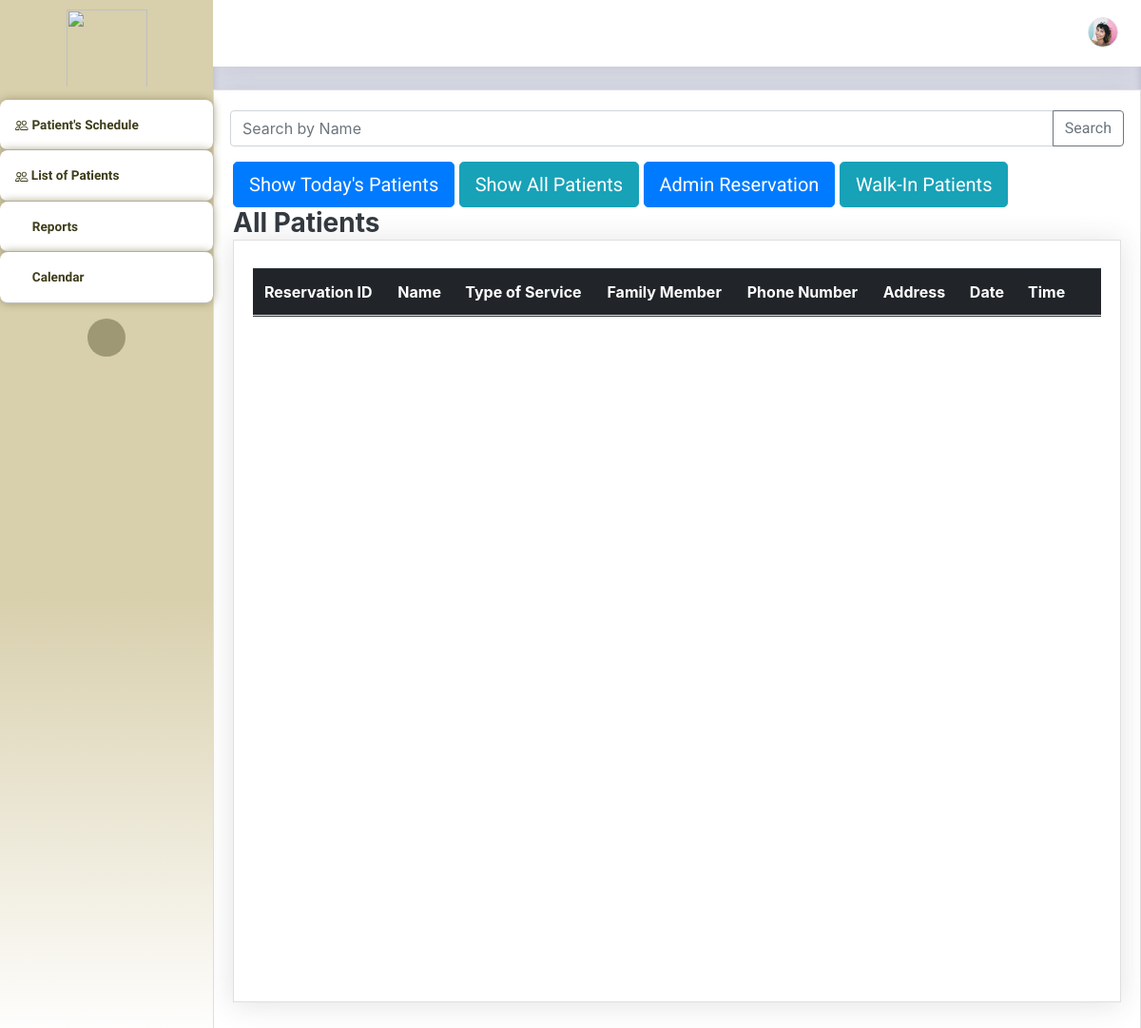
The app's page /Thesis1/Admin/receptionistUI.php, older data.
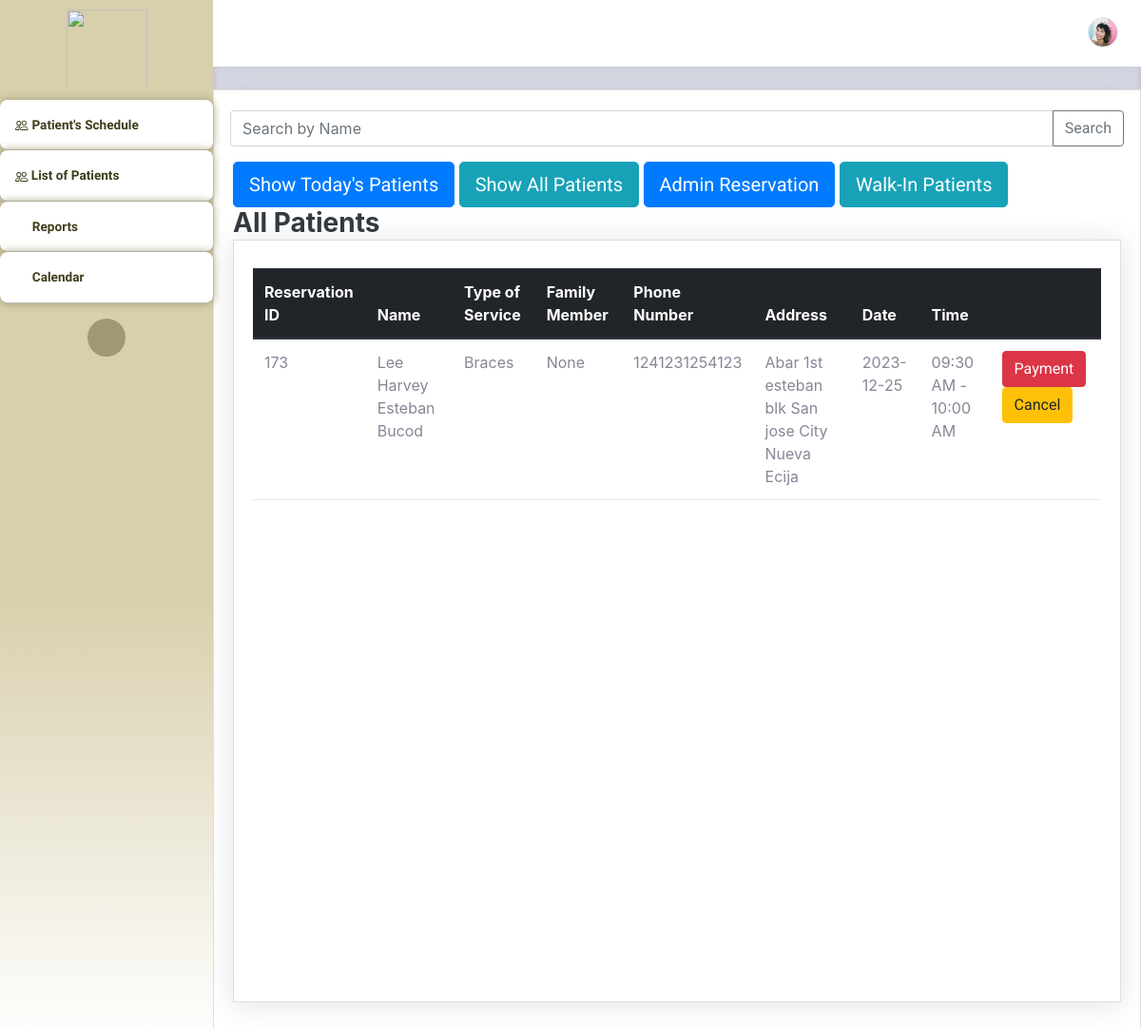
The same page, newer data.
### tables this page shows
CREATE TABLE `bookinglog` (
  `resID` int(11) NOT NULL,
  `userID` int(11) NOT NULL,
  `serviceName` varchar(255) NOT NULL,
  `date` date NOT NULL,
  `timeslot` varchar(255) NOT NULL,
  `remarks` varchar(255) NOT NULL,
  `admin_remarks` varchar(255) NOT NULL DEFAULT 'None',
  `walk_in_name` varchar(255) NOT NULL DEFAULT 'None',
  `status` varchar(255) NOT NULL,
  `FamMemberName` varchar(255) NOT NULL DEFAULT 'N/A',
  `confirmationHash` varchar(255) NOT NULL,
  `timestamp` timestamp NOT NULL DEFAULT current_timestamp() ON UPDATE current_timestamp(),
  `totalServicePay` int(11) NOT NULL
);

CREATE TABLE `patients_user` (
  `userID` int(11) NOT NULL,
  `Email` varchar(255) NOT NULL,
  `Name` varchar(255) NOT NULL,
  `Address` varchar(255) NOT NULL,
  `PhoneNumber` varchar(255) NOT NULL,
  `Password` varchar(55) NOT NULL,
  `Hash` varchar(255) NOT NULL,
  `Access` varchar(25) NOT NULL,
  `Active` int(11) NOT NULL DEFAULT 0,
  `profilePic` varchar(255) NOT NULL,
  `last_activity` timestamp NOT NULL DEFAULT current_timestamp() ON UPDATE current_timestamp(),
  `activation_timestamp` timestamp NOT NULL DEFAULT current_timestamp(),
  `ForgotPass` varchar(255) NOT NULL,
  `forgot_expiration` timestamp NULL DEFAULT NULL
);

### Thesis1/Admin/receptionistUI.php (the view, shortened to what the rows shown need)
<?php
$con = connection();
$todaysDate = date("Y-m-d");
$headerToday = ["Reservation ID", "Name", "Family Member", "Type of Service", "Phone Number", "Address", "Time"];
$headerAll = ["Reservation ID", "Name", "Type of Service", "Family Member", "Phone Number", "Address", "Date", "Time"];
$isToday = isset($_POST['btn-Patients-Today']);
$isAll = isset($_POST['btn-Patients-All']);
$isWalkInPatients = isset($_POST['btn-Walk-in-Patients']);
if(isset($_GET['resIDQR']))
{
    $qrID = $_GET['resIDQR'];
    $header = $headerToday;
    $pageTitle = "Today's Patients";
    $retrieveQuery = "SELECT bookinglog.resID, bookinglog.serviceName, patients_user.Name, bookinglog.date, patients_user.PhoneNumber, patients_user.Email, patients_user.Address, bookinglog.timeslot,bookinglog.admin_remarks, bookinglog.walk_in_name,bookinglog.FamMemberName
    FROM bookinglog
    INNER JOIN patients_user ON bookinglog.userID = patients_user.userID
    WHERE status = 'Pending' AND DATE(bookinglog.date) = '$todaysDate' AND resID = '$qrID'";
    $stmtCheckToday = "SELECT * from bookinglog where DATE(date) = '$todaysDate' and resID = '$qrID'";
    $exestmt = $con -> query($stmtCheckToday);
    $total = $exestmt -> num_rows;
    if($total <= 0)
    {
        echo '<div class="alert alert-danger" role="alert">
        No Reservation found!!
        </div>';
    }
}else{
    $header = $headerAll;
    $retrieveQuery = "SELECT bookinglog.resID, bookinglog.serviceName, patients_user.Name, bookinglog.date, patients_user.PhoneNumber, patients_user.Email, patients_user.Address, bookinglog.timeslot, bookinglog.admin_remarks, bookinglog.walk_in_name, bookinglog.FamMemberName
        FROM bookinglog
        INNER JOIN patients_user ON bookinglog.userID = patients_user.userID
        WHERE status = 'Pending' AND DATE(bookinglog.date) >= '$todaysDate' AND admin_remarks = 'None' AND walk_in_name = 'None'";
        $isAll = true;
}
if($isToday)
{
    $isAll = false;
    $header = $headerToday;
    $pageTitle = "Today's Patients";
    $retrieveQuery = "SELECT bookinglog.resID, bookinglog.serviceName, patients_user.Name, bookinglog.date, patients_user.PhoneNumber, patients_user.Email, patients_user.Address, bookinglog.timeslot,bookinglog.admin_remarks, bookinglog.walk_in_name,bookinglog.FamMemberName
            FROM bookinglog
            INNER JOIN patients_user ON bookinglog.userID = patients_user.userID
            WHERE status = 'Pending' AND DATE(bookinglog.date) = '$todaysDate'";
}
elseif ($isAll) {
    $header = $headerAll;
    $retrieveQuery = "SELECT bookinglog.resID, bookinglog.serviceName, patients_user.Name, bookinglog.date, patients_user.PhoneNumber, patients_user.Email, patients_user.Address, bookinglog.timeslot, bookinglog.admin_remarks, bookinglog.walk_in_name, bookinglog.FamMemberName
        FROM bookinglog
        INNER JOIN patients_user ON bookinglog.userID = patients_user.userID
        WHERE status = 'Pending' AND DATE(bookinglog.date) >= '$todaysDate' AND admin_remarks = 'None' AND walk_in_name = 'None'";
}
else {
}
?>
<!DOCTYPE html>
<html lang="en">
<head>
    <link rel="stylesheet" href="assets/bootstrap/css/bootstrap.min.css">
    <link rel="stylesheet" href="assets/fonts/fontawesome-all.min.css">
    <link rel="stylesheet" href="assets/css/aguilaraldo1_section_contact.css">
    <link rel="stylesheet" href="assets/css/Availability---Manage-availability-bookings-appointments_v1.css">
    <link rel="stylesheet" href="assets/css/Basic-Footer.css">
    <link rel="stylesheet" href="assets/css/Black-Navbar.css">
    <link rel="stylesheet" href="https://cdn.jsdelivr.net/npm/bootstrap@4.0.0/dist/css/bootstrap.min.css">
    <link rel="stylesheet" href="assets/css/Block-Responsive-Item-List.css">
    <link rel="stylesheet" href="assets/css/Bootstrap-Calendar.css">
    <link rel="stylesheet" href="assets/css/carousel-circulo.css">
    <link rel="stylesheet" href="assets/css/Carousel-Hero-1.css">
    <link rel="stylesheet" href="assets/css/Carousel-Hero.css">
    <link rel="stylesheet" href="assets/css/Diagonal-div-section.css">
    <link rel="stylesheet" href="assets/css/Feature-Section-MD.css">
    <link rel="stylesheet" href="https://djpsoftwarecdn.azureedge.net/availabilitycss-v1/availability.min.css">
    <link rel="stylesheet" href="assets/css/Login-Form-Basic-icons.css">
    <link rel="stylesheet" href="assets/css/Ultimate-Event-Calendar.css">
    <link rel="stylesheet" href="assets/bootstrap/css/bootstrap.min.css">
    <link rel="stylesheet" href="assets/fonts/fontawesome-all.min.css">
    <link rel="stylesheet" href="assets/fonts/ionicons.min.css">
    <link rel="stylesheet" href="assets/css/aguilaraldo1_section_contact.css">
    <link rel="stylesheet" href="assets/css/Availability---Manage-availability-bookings-appointments_v1.css">
    <link rel="stylesheet" href="assets/css/Basic-Footer.css">
    <link rel="stylesheet" href="assets/css/Black-Navbar.css">
    <link rel="stylesheet" href="assets/css/Block-Responsive-Item-List.css">
    <link rel="stylesheet" href="assets/css/Bootstrap-Calendar.css">
    <link rel="stylesheet" href="assets/css/carousel-circulo.css">
    <link rel="stylesheet" href="assets/css/Carousel-Hero-1.css">
    <link rel="stylesheet" href="assets/css/Carousel-Hero.css">
    <link rel="stylesheet" href="assets/css/Diagonal-div-section.css">
    <link rel = "stylesheet" href = "https://cdn.jsdelivr.net/npm/bootstrap@4.0.0/dist/css/bootstrap.min.css">
    <link rel="stylesheet" href="assets/css/Feature-Section-MD.css">
    <link rel="stylesheet" href="https://djpsoftwarecdn.azureedge.net/availabilitycss-v1/availability.min.css">
    <link rel="stylesheet" href="assets/css/Login-Form-Basic-icons.css">
    <link rel="stylesheet" href="assets/css/Ultimate-Event-Calendar.css">
</head>
<body id="page-top">
    <div id="wrapper">
        <div class="d-flex flex-column" id="content-wrapper">
            <div id="content" style="background: var(--bs-gray-300);color: var(--bs-black);border-color: var(--bs-yellow);box-shadow: inset 0px 0px 9px var(--bs-gray-500);">
                    <div class="card shadow">
                        <div class="card-body" style="height: 1000px;">
        <div class="card shadow">
            <div class="card-body" style="height: 800px;">
                <div class="table-responsive table mt-2" id="dataTable" role="grid" aria-describedby="dataTable_info" style="height: 800px;">
                    <table class="table my-0" id="dataTable">
                      <thead class="thead-dark">
                        <tr>
                            <?php
                            foreach ($header as $column) {
                                echo "<th>$column</th>";
                            }
                            ?>
                            <th></th>
                        </tr>
                    </thead>
                        <tbody>
                           <?php
                                    $result =  $con->query($retrieveQuery);
                                    while ($row = mysqli_fetch_assoc($result)) {
                                        echo '<tr>';
                                        foreach ($header as $column) {
                                          switch ($column) {
                                                case "Reservation ID":
                                                    echo '<td>' . $row['resID'] . '</td>';
                                                    break;
                                                case "Name":
                                                    echo '<td>' . $row['Name'] . '</td>';
                                                    break;
                                                case "Type of Service":
                                                    echo '<td>' . $row['serviceName'] . '</td>';
                                                    break;
                                                case "Phone Number":
                                                    echo '<td>' . $row['PhoneNumber'] . '</td>';
                                                    break;
                                                case "Address":
                                                    echo '<td>' . $row['Address'] . '</td>';
                                                    break;
                                                case "Date":
                                                    echo '<td>' . $row['date'] . '</td>';
                                                    break;
                                                case "Time":
                                                    echo '<td>' . $row['timeslot'] . '</td>';
                                                    break;
                                                case "Family Member":
                                                    echo '<td>' . $row['FamMemberName'] . '</td>';
                                                    break;
                                            }
                                        }
                                        echo '<td>
                                                <input type="hidden" id="resID' . $row['resID'] . '" name="resID" value="' . $row['resID'] . '">
                                                <button"><a href="PaymentRecept.php?doneID=' . $row['resID'] . '" class="btn btn-danger">Payment</a></button>
                                                <button"><a href="receptionistUI.php?canID=' . $row['resID'] . '" class="btn btn-warning">Cancel</a></button>
                                            </td>';
                                        echo '</tr>';
                                    }
                                    ?>
                        </tbody>
                    </table>
                </div>
            </div>
        </div>
    </div>
    </div>
</body>
</html>

Row changes from the older to the newer data that the page shows:
added bookinglog: resID "173", userID.Name "Lee Harvey Esteban Bucod", serviceName "Braces", FamMemberName "None", userID.PhoneNumber "1241231254123", userID.Address "Abar 1st esteban blk San jose City Nueva Ecija", date "2023-12-25", timeslot "09:30 AM - 10:00 AM"
